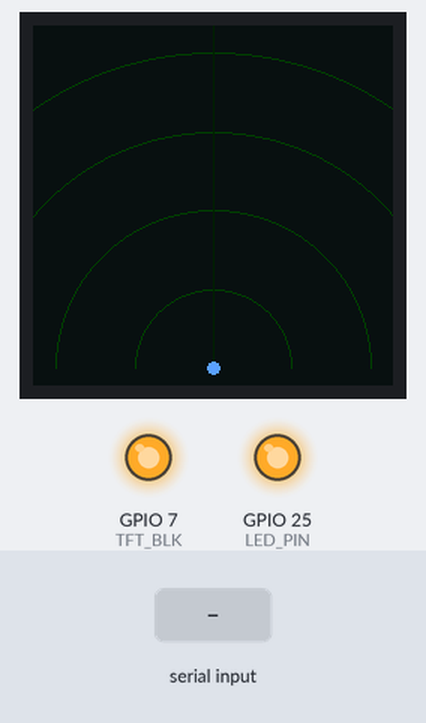
This sketch was run on a simulated ESP32-C3. On the bench: 240×240 colour display, output pins drawn as LEDs (lit = HIGH). Dashed ring = blinking. The test bench sets the inputs (shaded band). EEPROM starts erased; what the sketch prints to the serial monitor is not drawn.

Above: at 6.1 s.
6.2 s: "DISABLE\n" received over Serial
At 7.8 s:
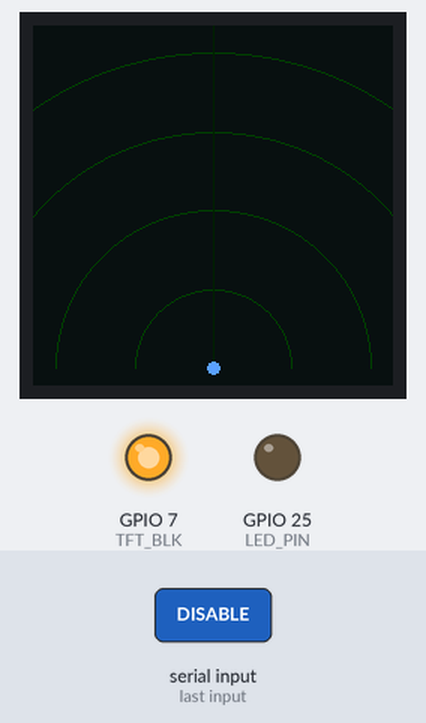
8.5 s: "SET LOCKEN \n" received over Serial
10.5 s: "DEBUG\n" received over Serial
At 12.8 s:
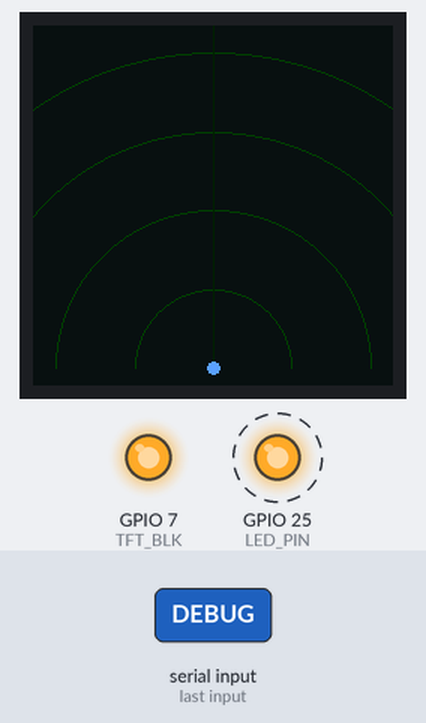
Timing chart, 0 to 19.5 s (numbered marks = the images above; inputs shaded):
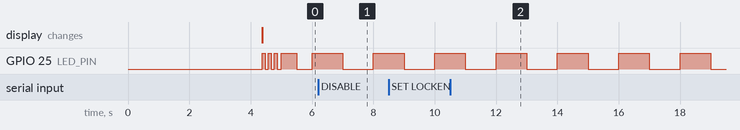

The sketch:

shoulder_surfer_rp2040.ino
```cpp
// ═══════════════════════════════════════════════════════════════
//  Shoulder Guardian — RP2040-Zero + HLK-LD2450 + GC9A01
//
//  RP2040-Zero variant.  For the ATmega32U4 or ESP32-C3 versions
//  see the sibling sketch folders.  All three speak the same
//  STATUS / SET-command protocol — the same Electron app works
//  with any of them.
//
//  ── Wiring — HLK-LD2450 radar ───────────────────────────────
//    LD2450 VCC  → 3.3V   (3.3 V — no voltage divider needed)
//    LD2450 GND  → GND
//    LD2450 TX   → GP 1   (Serial1 RX — UART0)
//    LD2450 RX   → GP 0   (Serial1 TX — UART0)
//
//  ── Wiring — GC9A01 1.28" round display ─────────────────────
//    GC9A01 VCC  → 3.3V
//    GC9A01 GND  → GND
//    GC9A01 SCL  → GP 2   (SPI0 SCK)
//    GC9A01 SDA  → GP 3   (SPI0 MOSI)
//    GC9A01 CS   → GP 5   (TFT_CS)
//    GC9A01 DC   → GP 4   (TFT_DC)
//    GC9A01 RST  → GP 6   (TFT_RST)
//    GC9A01 BLK  → GP 7   (TFT_BLK) or wire directly to 3.3V
//
//  ── Arduino IDE setup ────────────────────────────────────────
//    Board Manager : "Raspberry Pi Pico/RP2040" by Earle Philhower
//    Board         : "Waveshare RP2040 Zero"   (or RP2040 Zero)
//    USB Stack     : "Pico SDK"
//    Library       : "Arduino_GFX_Library" by Moon On Our Nation
//
//  Note: RP2040-Zero has a WS2812 RGB LED on GP16, not a plain
//  LED. Status indication uses a simple GP25 output by default —
//  wire an LED + 330Ω resistor there, or comment out the LED
//  calls and use the NeoPixel library if you prefer colour status.
// ═══════════════════════════════════════════════════════════════

#include <EEPROM.h>
#include <Arduino_GFX_Library.h>

// ── Pins ──────────────────────────────────────────────────────
// Status LED — wire a plain LED (+ 330 Ω) to this pin, or set
// to an unused pin and ignore.  GP25 is not broken out on the
// Zero but is a safe no-op if left floating.
#define LED_PIN       25
#define LED_ACTIVE_LOW false

// LD2450 UART0 (Serial1)
#define LD_RX          1   // GP1 — from LD2450 TX
#define LD_TX          0   // GP0 — to LD2450 RX

// GC9A01 SPI0
#define TFT_SCK        2
#define TFT_MOSI       3
#define TFT_CS         5
#define TFT_DC         4
#define TFT_RST        6
#define TFT_BLK        7   // HIGH = backlight on; wire to 3.3V to skip GPIO control

// ── EEPROM ────────────────────────────────────────────────────
#define EEPROM_SIZE   16
const int ADDR_COOL     = 0;   // uint16 — trigger cooldown (seconds)
const int ADDR_LOCKDLY  = 2;   // uint16 — lock delay (seconds)
const int ADDR_MAXRANGE = 4;   // uint16 — max detection depth (mm)
const int ADDR_LOCKEN   = 6;   // uint8  — lock-on-empty enabled
const int ADDR_ENABLED  = 7;   // uint8  — protection enabled
const int ADDR_MAXX     = 8;   // uint16 — max lateral offset (mm)

// ── Settings ─────────────────────────────────────────────────
uint16_t cooldownSec  = 5;
uint16_t lockDelaySec = 30;
uint16_t maxRangeMm   = 2000;
uint16_t maxXMm       = 2000;
bool     lockEnabled  = false;
bool     enabled      = true;

// ── LD2450 frame ─────────────────────────────────────────────
const int FRAME_LEN = 30;
uint8_t   frameBuf[FRAME_LEN];
int       frameIdx  = 0;

struct Target {
  int16_t x, y, speed;
  bool    valid;
};
Target targets[3];
int    activeCount = 0;

// ── Non-blocking serial command buffer ───────────────────────
char    cmdBuf[64];
uint8_t cmdIdx = 0;

// ── Timing ───────────────────────────────────────────────────
unsigned long statusTimer = 0;
const unsigned long STATUS_WATCHDOG_MS = 150;

// ── RGB565 colour palette ─────────────────────────────────────
#define C_BG     0x0882   // #0d1117 — matches Electron app background
#define C_GRID   0x0200   // dark green — range arcs
#define C_LINE   0x0100   // very dark green — centre line
#define C_SENSOR 0x5D1F   // #58a6ff — sensor dot
#define C_DOT    0x07E0   // bright green — single target
#define C_THREAT 0xF800   // red — ≥2 targets (shoulder-surfer alert)

// ── Radar geometry (240 × 240 round display) ─────────────────
#define RADAR_CX   120    // sensor X centre
#define RADAR_SY   228    // sensor Y (near bottom of display)
#define RADAR_R    210    // pixel radius = maxRangeMm at full scale
#define RADAR_ARCS   4    // number of range rings
#define DOT_R        6    // target dot radius in pixels

// ── GFX objects ───────────────────────────────────────────────
// Canvas (off-screen framebuffer) → flicker-free full-frame rendering.
// 240×240 × 2 bytes = ~115 KB — fits comfortably in RP2040's 264 KB SRAM.
Arduino_DataBus *bus   = new Arduino_HWSPI(TFT_DC, TFT_CS, TFT_SCK, TFT_MOSI);
Arduino_GFX    *panel  = new Arduino_GC9A01(bus, TFT_RST, 0 /* rotation */, false /* IPS — set true if display has washed-out/inverted colours */);
Arduino_Canvas *canvas = new Arduino_Canvas(240, 240, panel, 0, 0);

// ─────────────────────────────────────────────────────────────

void setup() {
  pinMode(LED_PIN, OUTPUT);
  ledWrite(false);

  Serial.begin(115200);          // USB CDC → Electron app

  // RP2040: assign specific GPIO pins before begin()
  Serial1.setRX(LD_RX);
  Serial1.setTX(LD_TX);
  Serial1.begin(250000);         // LD2450 binary frames

  EEPROM.begin(EEPROM_SIZE);
  memset(targets, 0, sizeof(targets));
  loadSettings();
  configLD2450();
  initDisplay();
  startupBlink();
}

void loop() {
  unsigned long now = millis();

  readLD2450();   // non-blocking — sends STATUS on every new frame
  handleSerial(); // non-blocking — processes commands on newline

  // LED: solid = targets present, slow blink = empty, fast blink = disabled
  if (enabled) {
    ledWrite(activeCount > 0 ? true : (now / 500) % 2 == 0);
  } else {
    ledWrite((now / 1000) % 2 == 0);
  }

  // Watchdog STATUS — keeps app responsive if radar goes quiet
  if (now - statusTimer >= STATUS_WATCHDOG_MS) {
    statusTimer = now;
    sendStatus();
  }
}

// ── LD2450 startup: enable multi-target mode ─────────────────
void configLD2450() {
  delay(2000); // let sensor fully boot

  for (int pass = 0; pass < 2; pass++) {
    uint8_t enterCfg[] = {0xFD,0xFC,0xFB,0xFA, 0x04,0x00, 0xFF,0x00,0x01,0x00, 0x04,0x03,0x02,0x01};
    Serial1.write(enterCfg, sizeof(enterCfg));
    delay(300);

    uint8_t multiTgt[] = {0xFD,0xFC,0xFB,0xFA, 0x02,0x00, 0x90,0x00, 0x04,0x03,0x02,0x01};
    Serial1.write(multiTgt, sizeof(multiTgt));
    delay(300);

    uint8_t exitCfg[] = {0xFD,0xFC,0xFB,0xFA, 0x02,0x00, 0xFE,0x00, 0x04,0x03,0x02,0x01};
    Serial1.write(exitCfg, sizeof(exitCfg));
    delay(500);

    while (Serial1.available()) Serial1.read(); // flush ACKs
  }
}

// ── LD2450 frame state machine (non-blocking) ────────────────
void readLD2450() {
  while (Serial1.available()) {
    uint8_t b = Serial1.read();

    if (frameIdx == 0 && b != 0xAA) continue;
    if (frameIdx == 1 && b != 0xFF) { frameIdx = 0; continue; }
    if (frameIdx == 2 && b != 0x03) { frameIdx = 0; continue; }
    if (frameIdx == 3 && b != 0x00) { frameIdx = 0; continue; }

    frameBuf[frameIdx++] = b;

    if (frameIdx == FRAME_LEN) {
      frameIdx = 0;
      if (frameBuf[28] == 0x55 && frameBuf[29] == 0xCC) {
        parseFrame();
        sendStatus();
        statusTimer = millis();
      }
    }
  }
}

// LD2450 sign-magnitude encoding: bit 15 = sign, bits 0-14 = magnitude
static int16_t decodeSM(uint16_t raw) {
  int16_t mag = (int16_t)(raw & 0x7FFF);
  return (raw & 0x8000) ? -mag : mag;
}

void parseFrame() {
  activeCount = 0;
  for (int i = 0; i < 3; i++) {
    int      base = 4 + i * 8;
    uint16_t rawX = (uint16_t)(frameBuf[base]   | (frameBuf[base+1] << 8));
    uint16_t rawY = (uint16_t)(frameBuf[base+2] | (frameBuf[base+3] << 8));
    uint16_t rawS = (uint16_t)(frameBuf[base+4] | (frameBuf[base+5] << 8));

    targets[i].x     = decodeSM(rawX);
    targets[i].y     = (int16_t)(rawY & 0x7FFF); // Y bit-15 is presence flag, not sign
    targets[i].speed = decodeSM(rawS);
    targets[i].valid = (rawX != 0 || rawY != 0)
                       && targets[i].y <= (int16_t)maxRangeMm
                       && targets[i].y > 0
                       && abs(targets[i].x) <= (int16_t)maxXMm;
    if (targets[i].valid) activeCount++;
  }
  updateDisplay();
}

// ── STATUS line → Electron app ───────────────────────────────
void sendStatus() {
  Serial.print("STATUS:");
  Serial.print("count=");    Serial.print(activeCount);
  Serial.print(",enabled="); Serial.print(enabled ? 1 : 0);
  Serial.print(",locken=");  Serial.print(lockEnabled ? 1 : 0);
  Serial.print(",cool=");    Serial.print(cooldownSec);
  Serial.print(",lockdly="); Serial.print(lockDelaySec);
  Serial.print(",maxrange=");Serial.print(maxRangeMm);
  Serial.print(",maxx=");    Serial.print(maxXMm);

  for (int i = 0; i < 3; i++) {
    Serial.print(",t"); Serial.print(i); Serial.print("x=");
    Serial.print(targets[i].valid ? targets[i].x : 0);
    Serial.print(",t"); Serial.print(i); Serial.print("y=");
    Serial.print(targets[i].valid ? targets[i].y : 0);
    Serial.print(",t"); Serial.print(i); Serial.print("s=");
    Serial.print(targets[i].valid ? targets[i].speed : 0);
  }
  Serial.println();
}

// ── Non-blocking command handler ─────────────────────────────
void handleSerial() {
  while (Serial.available()) {
    char c = (char)Serial.read();
    if (c == '\n' || c == '\r') {
      if (cmdIdx > 0) { cmdBuf[cmdIdx] = '\0'; processCommand(cmdBuf); cmdIdx = 0; }
    } else if (cmdIdx < (uint8_t)(sizeof(cmdBuf) - 1)) {
      cmdBuf[cmdIdx++] = c;
    }
  }
}

void processCommand(const char* cmd) {
  if (strncmp(cmd, "SET COOL ", 9) == 0) {
    uint16_t v = (uint16_t)atoi(cmd + 9);
    if (v >= 1 && v <= 300) {
      cooldownSec = v; EEPROM.put(ADDR_COOL, v); EEPROM.commit();
      Serial.println("OK:COOL=" + String(v));
    }
  } else if (strncmp(cmd, "SET LOCKDLY ", 12) == 0) {
    uint16_t v = (uint16_t)atoi(cmd + 12);
    if (v >= 5 && v <= 120) {
      lockDelaySec = v; EEPROM.put(ADDR_LOCKDLY, v); EEPROM.commit();
      Serial.println("OK:LOCKDLY=" + String(v));
    }
  } else if (strncmp(cmd, "SET MAXRANGE ", 13) == 0) {
    uint16_t v = (uint16_t)atoi(cmd + 13);
    if (v >= 500 && v <= 5000) {
      maxRangeMm = v; EEPROM.put(ADDR_MAXRANGE, v); EEPROM.commit();
      Serial.println("OK:MAXRANGE=" + String(v));
    }
  } else if (strncmp(cmd, "SET MAXX ", 9) == 0) {
    uint16_t v = (uint16_t)atoi(cmd + 9);
    if (v >= 200 && v <= 5000) {
      maxXMm = v; EEPROM.put(ADDR_MAXX, v); EEPROM.commit();
      Serial.println("OK:MAXX=" + String(v));
    }
  } else if (strncmp(cmd, "SET LOCKEN ", 11) == 0) {
    lockEnabled = atoi(cmd + 11) != 0;
    EEPROM.put(ADDR_LOCKEN, (uint8_t)lockEnabled); EEPROM.commit();
    Serial.println("OK:LOCKEN=" + String(lockEnabled ? 1 : 0));
  } else if (strcmp(cmd, "DEBUG") == 0) {
    for (int i = 0; i < 3; i++) {
      Serial.print("RAW t"); Serial.print(i);
      Serial.print(": x="); Serial.print(targets[i].x);
      Serial.print(" y=");  Serial.print(targets[i].y);
      Serial.print(" s=");  Serial.print(targets[i].speed);
      Serial.print(" valid="); Serial.println(targets[i].valid ? 1 : 0);
    }
    Serial.print("maxRange="); Serial.print(maxRangeMm);
    Serial.print(" maxX=");    Serial.println(maxXMm);
  } else if (strcmp(cmd, "ENABLE") == 0) {
    enabled = true; EEPROM.put(ADDR_ENABLED, (uint8_t)1); EEPROM.commit();
    Serial.println("OK:ENABLED");
  } else if (strcmp(cmd, "DISABLE") == 0) {
    enabled = false; EEPROM.put(ADDR_ENABLED, (uint8_t)0); EEPROM.commit();
    Serial.println("OK:DISABLED");
  }
}

// ── EEPROM load ───────────────────────────────────────────────
void loadSettings() {
  uint16_t u16; uint8_t u8;
  EEPROM.get(ADDR_COOL,     u16); if (u16 != 0xFFFF && u16 >= 1   && u16 <= 300)  cooldownSec  = u16;
  EEPROM.get(ADDR_LOCKDLY,  u16); if (u16 != 0xFFFF && u16 >= 5   && u16 <= 120)  lockDelaySec = u16;
  EEPROM.get(ADDR_MAXRANGE, u16); if (u16 != 0xFFFF && u16 >= 500 && u16 <= 5000) maxRangeMm   = u16;
  EEPROM.get(ADDR_MAXX,     u16); if (u16 != 0xFFFF && u16 >= 200 && u16 <= 5000) maxXMm       = u16;
  EEPROM.get(ADDR_LOCKEN,   u8);  if (u8  != 0xFF) lockEnabled = (bool)u8;
  EEPROM.get(ADDR_ENABLED,  u8);  if (u8  != 0xFF) enabled     = (bool)u8;
}

// ── LED ───────────────────────────────────────────────────────
void ledWrite(bool on) {
  digitalWrite(LED_PIN, (LED_ACTIVE_LOW ? !on : on) ? HIGH : LOW);
}

void startupBlink() {
  for (int i = 0; i < 3; i++) { ledWrite(true); delay(100); ledWrite(false); delay(100); }
}

// ── Display ───────────────────────────────────────────────────
// mmToPx: radar mm coords → display pixel coords.
//   X: negative = left of sensor, positive = right.
//   Y: positive = distance from sensor (targets drawn above sensor dot).
void mmToPx(int16_t xMm, int16_t yMm, int16_t &px, int16_t &py) {
  px = (int16_t)(RADAR_CX + ((int32_t)xMm * RADAR_R) / (int32_t)maxRangeMm);
  py = (int16_t)(RADAR_SY - ((int32_t)yMm * RADAR_R) / (int32_t)maxRangeMm);
}

// drawRadar: renders the complete radar scene into the off-screen canvas,
// then flushes the full 240×240 frame to the display in one SPI burst.
// The screen never shows a partially-updated state — no flicker, no tearing.
void drawRadar() {
  // ── Background ──────────────────────────────────────────────
  canvas->fillScreen(C_BG);

  // ── Range arcs ──────────────────────────────────────────────
  for (int i = 1; i <= RADAR_ARCS; i++) {
    int16_t r = (int16_t)((uint32_t)RADAR_R * i / RADAR_ARCS);
    canvas->drawCircle(RADAR_CX, RADAR_SY, r, C_GRID);
  }

  // Mask the strip below the sensor row (hides arc fragments)
  canvas->fillRect(0, RADAR_SY + 1, 240, 240 - RADAR_SY - 1, C_BG);

  // ── Centre line ─────────────────────────────────────────────
  canvas->drawFastVLine(RADAR_CX, 0, RADAR_SY, C_LINE);

  // ── Sensor dot ──────────────────────────────────────────────
  canvas->fillCircle(RADAR_CX, RADAR_SY, 4, C_SENSOR);

  // ── Target dots ─────────────────────────────────────────────
  // Green = lone presence, Red = shoulder-surfer alert (≥2 people)
  uint16_t dotCol = (activeCount >= 2) ? C_THREAT : C_DOT;
  for (int i = 0; i < 3; i++) {
    if (targets[i].valid) {
      int16_t px, py;
      mmToPx(targets[i].x, targets[i].y, px, py);
      px = constrain(px, DOT_R, 239 - DOT_R);
      py = constrain(py, DOT_R, RADAR_SY - DOT_R - 1);
      canvas->fillCircle(px, py, DOT_R, dotCol);
    }
  }

  // ── Flush canvas → display ───────────────────────────────────
  canvas->flush();
}

void initDisplay() {
  pinMode(TFT_BLK, OUTPUT);
  digitalWrite(TFT_BLK, HIGH);  // backlight on
  canvas->begin(40000000UL);     // 40 MHz — reliable on most GC9A01 modules
  drawRadar();
}

void updateDisplay() {
  drawRadar();
}
```

Measured:
- by itself, GPIO 25 (LED_PIN): alternates HIGH for 1.0 s and LOW for 1.0 s
